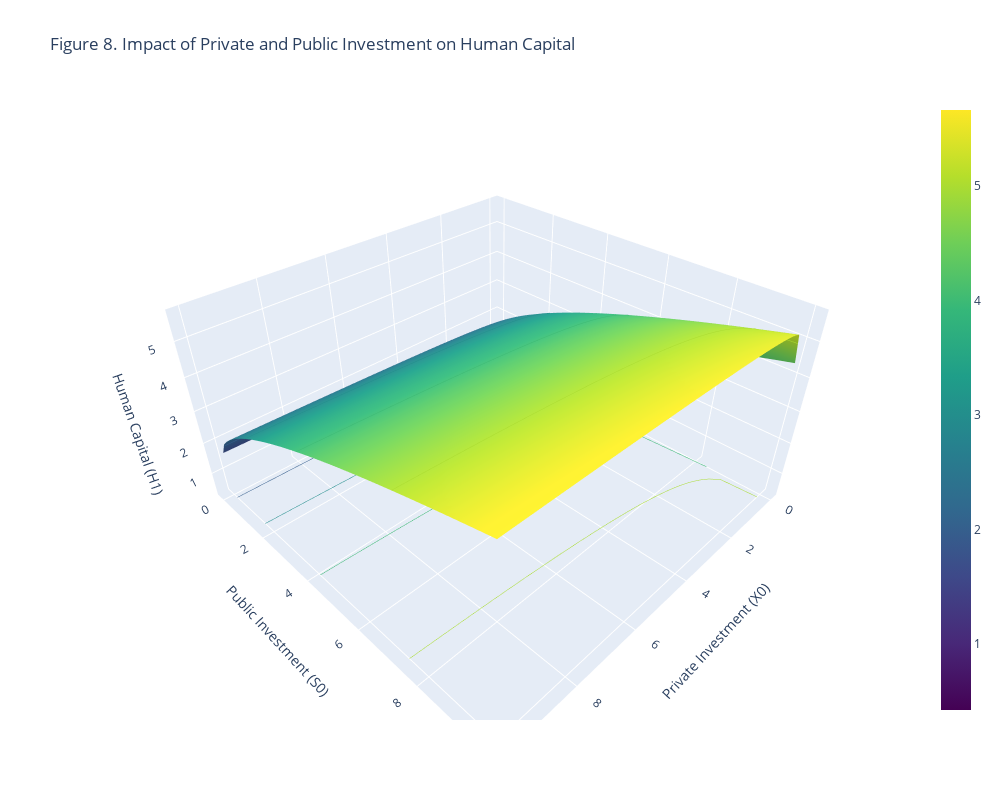

Here is the notebook cell this chart was saved with:
### Markdown cell above
**Figure 7: American Example with Emphasis on Private Investment**

Figure 7 represents a scenario often seen in the American economic context, where private investment in education is weighted more heavily than public investment. Here, the surface plot shows a steep rise in human capital primarily driven by increases in private investment $(X_0)$ , with relatively minor contributions from public investment $(S_0)$ . This graph highlights the critical role of private funding in education within the American system, where higher private contributions are expected to yield greater increases in human capital.

### Code cell
# Initialize the model
model = BeckerTomesModelDebugged()

# Define ranges for Private Investment (X0) and Public Investment (S0)
X0_values = np.linspace(0, 10, 50)  # Range of private investment
S0_values = np.linspace(0, 10, 50)  # Range of public investment

# Prepare storage for computed Human Capital (H1)
H1_values = np.zeros((len(X0_values), len(S0_values)))

# Compute H1 over grid of X0 and S0
for i, X0 in enumerate(X0_values):
    for j, S0 in enumerate(S0_values):
        model.par.X0 = X0  # Set the model's private investment
        model.par.S0 = S0  # Set the model's public investment
        model.solve_continuous2()
        if hasattr(model.sol, 'optimal_X'):
            E1 = model.endowment_production(model.par.E0)  # Calculate endowment at the next period
            H1 = model.human_capital_production2(X0, S0, E1)  # Calculate human capital
            H1_values[i, j] = H1
        else:
            H1_values[i, j] = np.nan  # Use NaN for cases where solution is not found

# Generate meshgrid for plotting
X0_mesh, S0_mesh = np.meshgrid(X0_values, S0_values)

# Create the 3D plot
fig = go.Figure(data=[go.Surface(
    x=X0_mesh, y=S0_mesh, z=H1_values,
    contours={
        'z': {
            'show': True,
            'usecolormap': True,
            'highlightcolor': "limegreen",
            'project_z': True
        }
    }
)])

# Update traces for aesthetics and hover information
fig.update_traces(
    colorscale="Viridis",
    hovertemplate="Private Investment (X0): %{x}<br>Public Investment (S0): %{y}<br>Human Capital (H1): %{z}<extra></extra>"
)

# Configure the layout of the plot
fig.update_layout(
    scene=dict(
        xaxis=dict(title='Private Investment (X0)', showgrid=True),
        yaxis=dict(title='Public Investment (S0)', showgrid=True),
        zaxis=dict(title='Human Capital (H1)', showgrid=True)
    ),
    title="Figure 8. Impact of Private and Public Investment on Human Capital",
    width=1000,
    height=800
)

fig.show()

np.seterr(all='ignore')
np.seterr(all='warn')

### Figure 1 — Plotly figure (JSON) as saved in the notebook; plotly's stock layout.template omitted (floating-point values rounded to 4 significant figures; data arrays with more than 128 entries replaced by an {"elided": "..."} marker saying what was removed)
{"data": [{"colorscale": [[0, "#440154"], [0.1111, "#482878"], [0.2222, "#3e4989"], [0.3333, "#31688e"], [0.4444, "#26828e"], [0.5556, "#1f9e89"], [0.6667, "#35b779"], [0.7778, "#6ece58"], [0.8889, "#b5de2b"], [1, "#fde725"]], "contours": {"z": {"highlightcolor": "limegreen", "project": {"z": true}, "show": true, "usecolormap": true}}, "hovertemplate": "Private Investment (X0): %{x}<br>Public Investment (S0): %{y}<br>Human Capital (H1): %{z}<extra></extra>", "type": "surface", "x": {"elided": "50x50 float values"}, "y": {"elided": "50x50 float values"}, "z": {"elided": "50x50 float values"}}], "layout": {"height": 800, "scene": {"xaxis": {"showgrid": true, "title": {"text": "Private Investment (X0)"}}, "yaxis": {"showgrid": true, "title": {"text": "Public Investment (S0)"}}, "zaxis": {"showgrid": true, "title": {"text": "Human Capital (H1)"}}}, "title": {"text": "Figure 8. Impact of Private and Public Investment on Human Capital"}, "width": 1000}}
